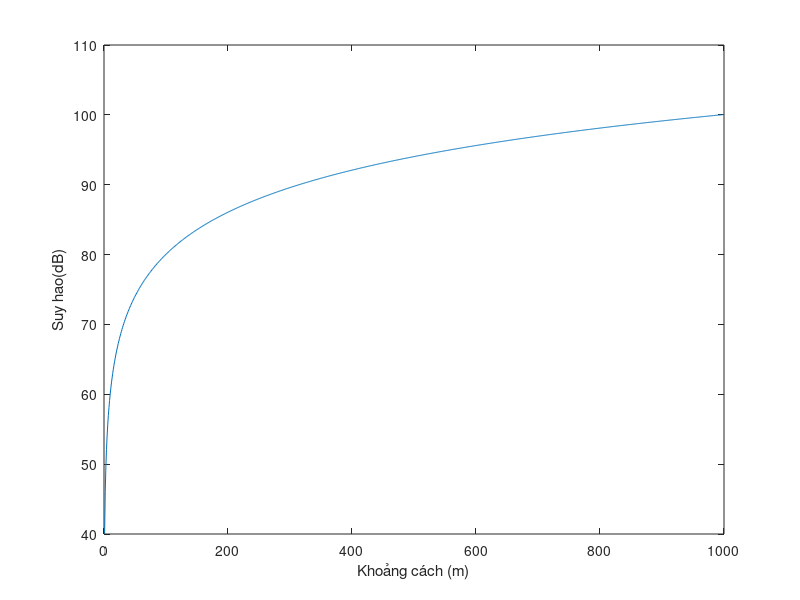

Reproduce this figure in MATLAB.
f = 2400;
c = 300;
d = 1:1:1000;
fspl = ((4*pi*d*f)/c).^2;
plot(d,10*log10(fspl));
xlabel('Khoảng cách (m)');
ylabel('Suy hao(dB)');